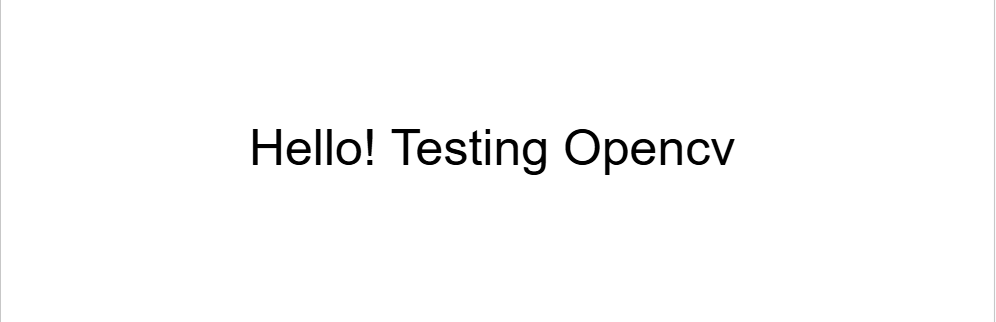
#> input picture images/Test.png, 996 x 322 px
$ python -i image_processing.py   (imports and definitions only)
#> lines starting #> are read from the running program, lines starting #| are printed output that depends on the picture; after the words box and inside, x2 and y2 are one past the last pixel; in counts of white or black regions, pixels touching at a corner belong together
import cv2
import numpy as np

def preprocess_image(image_path):
    """Shared image preprocessing function"""
#> called with image_path = '../images/Test.png'
    # Read the image
    img = cv2.imread(image_path)
#> img is the input picture: shape (322, 996, 3); mean B, G, R 250.8, 250.8, 250.8
    if img is None:
        print("Error: Image not found")
        return None, None

    # Convert to grayscale
    gray = cv2.cvtColor(img, cv2.COLOR_BGR2GRAY)

    # Apply adaptive thresholding
    thresh = cv2.adaptiveThreshold(gray, 255, cv2.ADAPTIVE_THRESH_GAUSSIAN_C,
                                  cv2.THRESH_BINARY_INV, 11, 2)
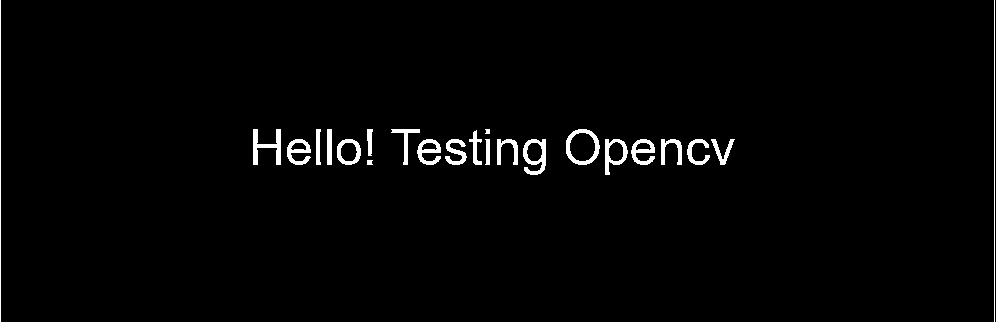
#> thresh: shape (322, 996); 1.8% white; 23 white regions, largest, box (x1, y1, x2, y2) and area: (253, 129, 281, 165) 426, (566, 129, 600, 165) 420, (523, 139, 546, 175) 409

    # Remove noise
    kernel = np.ones((3, 3), np.uint8)
    opening = cv2.morphologyEx(thresh, cv2.MORPH_OPEN, kernel, iterations=1)
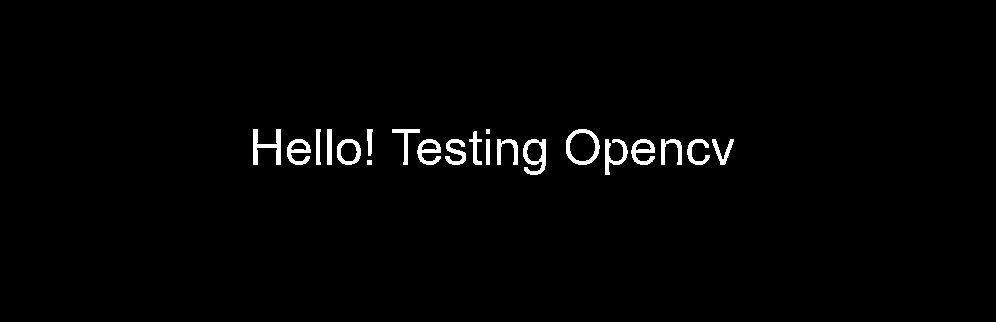
#> opening: shape (322, 996); 1.6% white; 21 white regions, largest, box (x1, y1, x2, y2) and area: (253, 129, 281, 165) 426, (566, 129, 600, 165) 420, (523, 139, 546, 175) 405

    return img, opening

>>> result = preprocess_image('../images/Test.png')
